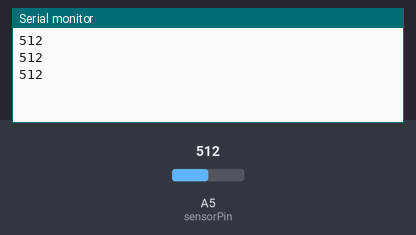
This sketch was run on a simulated Arduino Uno, built with avr-gcc and run on an emulated ATmega328P. Shown: the last lines printed to the serial monitor. The inputs (shaded band) are chosen by the test bench; at power-on: A5 (sensorPin) = 512.

Above: at 1.3 s.
1.4 s: A5 (sensorPin) set to 716
At 1.9 s:
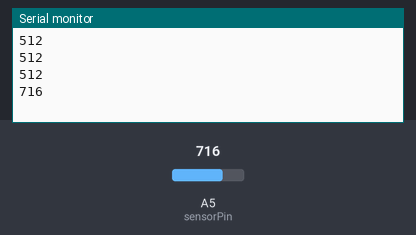
2.9 s: A5 (sensorPin) set to 900
At 3.4 s:
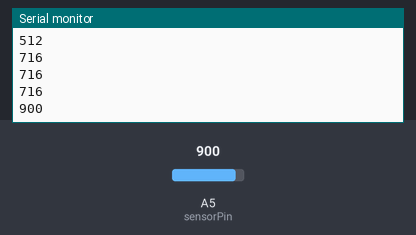
Timing chart, 0 to 5.9 s (numbered marks = the images above; inputs shaded):
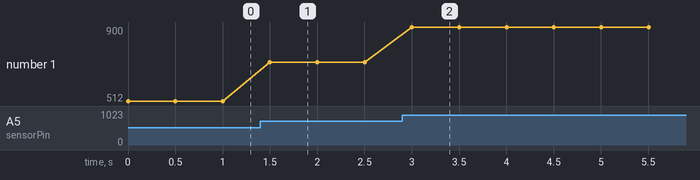

The sketch:

temperature-sensor.ino
```cpp
#include "temperature-sensor.h"

int sensorPin = A5; // select the input pin for the potentiometer

Temperature_Sensor temp(sensorPin);

void setup() {
 Serial.begin(9600);
}

void loop() {
 Serial.println(temp.read_raw());
 delay(500);
}
```

temperature-sensor.cpp
```cpp
#include "temperature-sensor.h"

Temperature_Sensor::Temperature_Sensor(int pin){
	pinMode(pin, INPUT);
	_pin = pin;
}

int Temperature_Sensor::read_raw(){
	return analogRead(_pin);
}

double Temperature_Sensor::read(){
	int readVal = analogRead(_pin);
	double Temp;
	Temp = log(10000.0*((1024.0/readVal-1)));
	Temp = 1 / (0.001129148 + (0.000234125 + (0.0000000876741 * Temp * Temp ))* Temp );
	Temp = Temp - 273.15;            // Convert Kelvin to Celcius
	//Temp = (Temp * 9.0)/ 5.0 + 32.0; // Convert Celcius to Fahrenheit
	return Temp;
}
```

temperature-sensor.h
```cpp
#ifndef _TEMPERATURE_SENSOR_
#define _TEMPERATURE_SENSOR_

#include <Arduino.h>
#include <math.h>

class Temperature_Sensor{
    public:
        Temperature_Sensor(int pin);
        int read_raw();
        double read();
    private:
        int _pin;
};

#endif
```

Measured:
- after the input at 1.4 s, the serial monitor: prints a new line after 0.10 s (image 1)
- after the input at 2.9 s, the serial monitor: prints a new line after 0.10 s (image 2)
- plotted number 1: 512 → 716 after the input at 1.4 s, 716 → 900 after the input at 2.9 s
